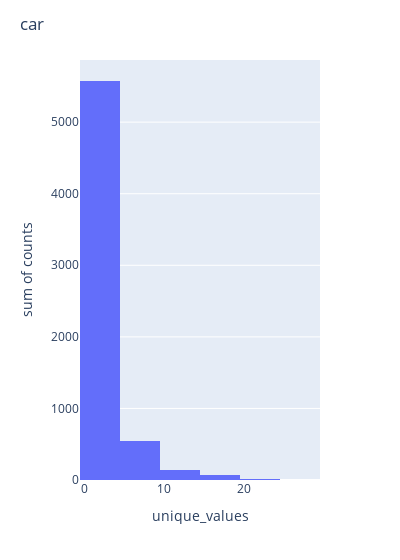
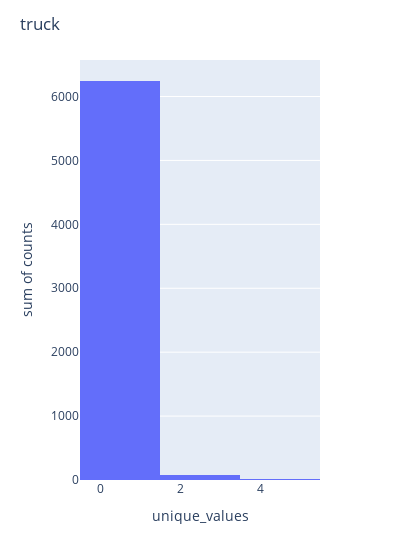
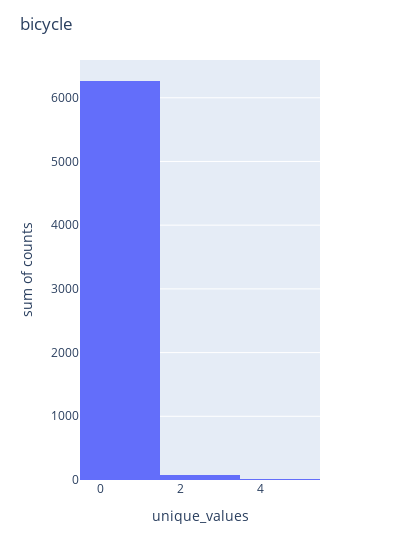
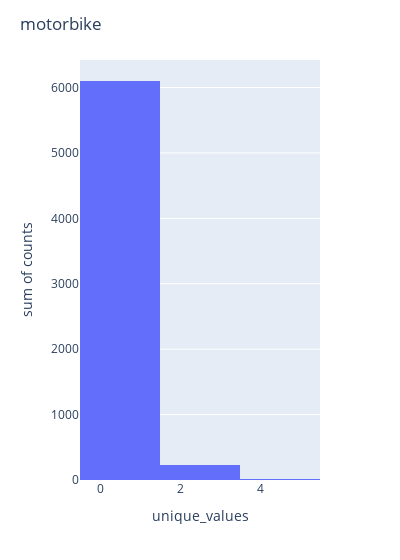

Write notebook code for charts like these, in order.
### Code cell
df = labels[labels["has_annotation"] == 1]
for item in ['car', 'truck', 'bicycle',
       'motorbike', 'bus', 'total']:
       plot = df[item].value_counts().rename_axis('unique_values').reset_index(name='counts')
       fig = px.histogram(plot, x="unique_values", y="counts")
       fig.update_layout(width=400, title=item)

       fig.show()

### Figure 1 — Plotly figure (JSON) as saved in the notebook; plotly's stock layout.template omitted (floating-point values rounded to 4 significant figures)
{"data": [{"alignmentgroup": "True", "bingroup": "x", "histfunc": "sum", "hovertemplate": "unique_values=%{x}<br>sum of counts=%{y}<extra></extra>", "legendgroup": "", "marker": {"color": "#636efa"}, "name": "", "offsetgroup": "", "orientation": "v", "showlegend": false, "type": "histogram", "x": [0, 1, 2, 3, 4, 5, 6, 7, 8, 9, 10, 11, 12, 18, 19, 13, 17, 20, 15, 16, 14, 27, 26, 21], "xaxis": "x", "y": [2042, 1492, 993, 630, 418, 226, 142, 72, 66, 45, 42, 37, 29, 19, 18, 16, 13, 12, 11, 11, 9, 1, 1, 1], "yaxis": "y"}], "layout": {"barmode": "relative", "legend": {"tracegroupgap": 0}, "margin": {"t": 60}, "title": {"text": "car"}, "width": 400, "xaxis": {"anchor": "y", "domain": [0, 1], "title": {"text": "unique_values"}}, "yaxis": {"anchor": "x", "domain": [0, 1], "title": {"text": "sum of counts"}}}}

### Figure 2 — Plotly figure (JSON) as saved in the notebook; plotly's stock layout.template omitted (floating-point values rounded to 4 significant figures)
{"data": [{"alignmentgroup": "True", "bingroup": "x", "histfunc": "sum", "hovertemplate": "unique_values=%{x}<br>sum of counts=%{y}<extra></extra>", "legendgroup": "", "marker": {"color": "#636efa"}, "name": "", "offsetgroup": "", "orientation": "v", "showlegend": false, "type": "histogram", "x": [0, 1, 2, 3, 4], "xaxis": "x", "y": [5845, 398, 44, 40, 19], "yaxis": "y"}], "layout": {"barmode": "relative", "legend": {"tracegroupgap": 0}, "margin": {"t": 60}, "title": {"text": "truck"}, "width": 400, "xaxis": {"anchor": "y", "domain": [0, 1], "title": {"text": "unique_values"}}, "yaxis": {"anchor": "x", "domain": [0, 1], "title": {"text": "sum of counts"}}}}

### Figure 3 — Plotly figure (JSON) as saved in the notebook; plotly's stock layout.template omitted (floating-point values rounded to 4 significant figures)
{"data": [{"alignmentgroup": "True", "bingroup": "x", "histfunc": "sum", "hovertemplate": "unique_values=%{x}<br>sum of counts=%{y}<extra></extra>", "legendgroup": "", "marker": {"color": "#636efa"}, "name": "", "offsetgroup": "", "orientation": "v", "showlegend": false, "type": "histogram", "x": [0, 1, 2, 3, 5, 4], "xaxis": "x", "y": [6039, 224, 59, 14, 7, 3], "yaxis": "y"}], "layout": {"barmode": "relative", "legend": {"tracegroupgap": 0}, "margin": {"t": 60}, "title": {"text": "bicycle"}, "width": 400, "xaxis": {"anchor": "y", "domain": [0, 1], "title": {"text": "unique_values"}}, "yaxis": {"anchor": "x", "domain": [0, 1], "title": {"text": "sum of counts"}}}}

### Figure 4 — Plotly figure (JSON) as saved in the notebook; plotly's stock layout.template omitted (floating-point values rounded to 4 significant figures)
{"data": [{"alignmentgroup": "True", "bingroup": "x", "histfunc": "sum", "hovertemplate": "unique_values=%{x}<br>sum of counts=%{y}<extra></extra>", "legendgroup": "", "marker": {"color": "#636efa"}, "name": "", "offsetgroup": "", "orientation": "v", "showlegend": false, "type": "histogram", "x": [0, 1, 2, 3, 4], "xaxis": "x", "y": [5481, 619, 179, 51, 16], "yaxis": "y"}], "layout": {"barmode": "relative", "legend": {"tracegroupgap": 0}, "margin": {"t": 60}, "title": {"text": "motorbike"}, "width": 400, "xaxis": {"anchor": "y", "domain": [0, 1], "title": {"text": "unique_values"}}, "yaxis": {"anchor": "x", "domain": [0, 1], "title": {"text": "sum of counts"}}}}
